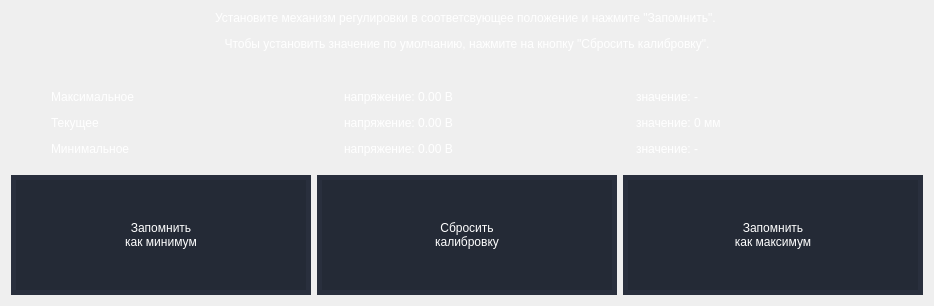
      <widget class="QWidget" name="tab_3">
       <attribute name="title">
        <string>зазор подбарабанья</string>
       </attribute>
       <layout class="QVBoxLayout" name="verticalLayout_3">
        <item>
         <widget class="QLabel" name="label_24">
          <property name="maximumSize">
           <size>
            <width>1024</width>
            <height>16777215</height>
           </size>
          </property>
          <property name="styleSheet">
           <string notr="true">	color: rgb(255, 255, 255);
	font: 18pt &quot;Nunito-Regular&quot;;
background-color: rgba(255, 255, 255, 0);</string>
          </property>
          <property name="text">
           <string>&lt;html&gt;&lt;head/&gt;&lt;body&gt;&lt;p align=&quot;center&quot;&gt;Установите механизм регулировки в соответсвующее положение и нажмите &amp;quot;Запомнить&amp;quot;. &lt;/p&gt;&lt;p align=&quot;center&quot;&gt;Чтобы установить значение по умолчанию, нажмите на кнопку &amp;quot;Сбросить калибровку&amp;quot;.&lt;/p&gt;&lt;/body&gt;&lt;/html&gt;</string>
          </property>
         </widget>
        </item>
        <item>
         <spacer name="verticalSpacer_7">
          <property name="orientation">
           <enum>Qt::Vertical</enum>
          </property>
          <property name="sizeType">
           <enum>QSizePolicy::Fixed</enum>
          </property>
          <property name="sizeHint" stdset="0">
           <size>
            <width>20</width>
            <height>30</height>
           </size>
          </property>
         </spacer>
        </item>
        <item>
         <layout class="QHBoxLayout" name="horizontalLayout_12">
          <item>
           <spacer name="horizontalSpacer_7">
            <property name="orientation">
             <enum>Qt::Horizontal</enum>
            </property>
            <property name="sizeType">
             <enum>QSizePolicy::Fixed</enum>
            </property>
            <property name="sizeHint" stdset="0">
             <size>
              <width>40</width>
              <height>20</height>
             </size>
            </property>
           </spacer>
          </item>
          <item>
           <widget class="QLabel" name="label_25">
            <property name="styleSheet">
             <string notr="true">	color: rgb(255, 255, 255);
	font: 22pt &quot;Nunito-Regular&quot;;
	background-color: rgba(255, 255, 255, 0);</string>
            </property>
            <property name="text">
             <string>Максимальное</string>
            </property>
           </widget>
          </item>
          <item>
           <widget class="QLabel" name="label_26">
            <property name="styleSheet">
             <string notr="true">	color: rgb(255, 255, 255);
	font: 22pt &quot;Nunito-Regular&quot;;
	background-color: rgba(255, 255, 255, 0);</string>
            </property>
            <property name="text">
             <string>напряжение: 0.00 В</string>
            </property>
           </widget>
          </item>
          <item>
           <widget class="QLabel" name="label_27">
            <property name="styleSheet">
             <string notr="true">	color: rgb(255, 255, 255);
	font: 22pt &quot;Nunito-Regular&quot;;
	background-color: rgba(255, 255, 255, 0);</string>
            </property>
            <property name="text">
             <string>значение: -</string>
            </property>
           </widget>
          </item>
         </layout>
        </item>
        <item>
         <layout class="QHBoxLayout" name="horizontalLayout_13">
          <item>
           <spacer name="horizontalSpacer_8">
            <property name="orientation">
             <enum>Qt::Horizontal</enum>
            </property>
            <property name="sizeType">
             <enum>QSizePolicy::Fixed</enum>
            </property>
            <property name="sizeHint" stdset="0">
             <size>
              <width>40</width>
              <height>20</height>
             </size>
            </property>
           </spacer>
          </item>
          <item>
           <widget class="QLabel" name="label_28">
            <property name="maximumSize">
             <size>
              <width>16777215</width>
              <height>50</height>
             </size>
            </property>
            <property name="styleSheet">
             <string notr="true">	color: rgb(255, 255, 255);
	font: 22pt &quot;Nunito-Regular&quot;;
	background-color: rgba(255, 255, 255, 0);</string>
            </property>
            <property name="text">
             <string>Текущее</string>
            </property>
           </widget>
          </item>
          <item>
           <widget class="QLabel" name="label_29">
            <property name="styleSheet">
             <string notr="true">	color: rgb(255, 255, 255);
	font: 22pt &quot;Nunito-Regular&quot;;
	background-color: rgba(255, 255, 255, 0);</string>
            </property>
            <property name="text">
             <string>напряжение: 0.00 В</string>
            </property>
           </widget>
          </item>
          <item>
           <widget class="QLabel" name="label_30">
            <property name="styleSheet">
             <string notr="true">	color: rgb(255, 255, 255);
	font: 22pt &quot;Nunito-Regular&quot;;
	background-color: rgba(255, 255, 255, 0);</string>
            </property>
            <property name="text">
             <string>значение: 0 мм</string>
            </property>
           </widget>
          </item>
         </layout>
        </item>
        <item>
         <layout class="QHBoxLayout" name="horizontalLayout_14">
          <item>
           <spacer name="horizontalSpacer_9">
            <property name="orientation">
             <enum>Qt::Horizontal</enum>
            </property>
            <property name="sizeType">
             <enum>QSizePolicy::Fixed</enum>
            </property>
            <property name="sizeHint" stdset="0">
             <size>
              <width>40</width>
              <height>20</height>
             </size>
            </property>
           </spacer>
          </item>
          <item>
           <widget class="QLabel" name="label_31">
            <property name="styleSheet">
             <string notr="true">	color: rgb(255, 255, 255);
	font: 22pt &quot;Nunito-Regular&quot;;
	background-color: rgba(255, 255, 255, 0);</string>
            </property>
            <property name="text">
             <string>Минимальное</string>
            </property>
           </widget>
          </item>
          <item>
           <widget class="QLabel" name="label_32">
            <property name="styleSheet">
             <string notr="true">	color: rgb(255, 255, 255);
	font: 22pt &quot;Nunito-Regular&quot;;
	background-color: rgba(255, 255, 255, 0);</string>
            </property>
            <property name="text">
             <string>напряжение: 0.00 В</string>
            </property>
           </widget>
          </item>
          <item>
           <widget class="QLabel" name="label_33">
            <property name="styleSheet">
             <string notr="true">	color: rgb(255, 255, 255);
	font: 22pt &quot;Nunito-Regular&quot;;
	background-color: rgba(255, 255, 255, 0);</string>
            </property>
            <property name="text">
             <string>значение: -</string>
            </property>
           </widget>
          </item>
         </layout>
        </item>
        <item>
         <spacer name="verticalSpacer_8">
          <property name="orientation">
           <enum>Qt::Vertical</enum>
          </property>
          <property name="sizeType">
           <enum>QSizePolicy::Fixed</enum>
          </property>
          <property name="sizeHint" stdset="0">
           <size>
            <width>20</width>
            <height>10</height>
           </size>
          </property>
         </spacer>
        </item>
        <item>
         <layout class="QHBoxLayout" name="horizontalLayout_11">
          <item>
           <widget class="QPushButton" name="Button_Combain_11">
            <property name="minimumSize">
             <size>
              <width>300</width>
              <height>120</height>
             </size>
            </property>
            <property name="maximumSize">
             <size>
              <width>350</width>
              <height>16777215</height>
             </size>
            </property>
            <property name="styleSheet">
             <string notr="true">QPushButton{
	background-color: rgb(36, 42, 54);
	border-style: solid;
	border-color: rgb(41, 47, 61);
	border-width: 5px;
	color: rgb(255, 255, 255);
	font: 24pt &quot;Nunito-Regular&quot;;
}
QPushButton:pressed {                 
	background-color: rgb(220, 220, 220);
    border: 3px solid #ffffff;
}</string>
            </property>
            <property name="text">
             <string>Запомнить
как минимум</string>
            </property>
           </widget>
          </item>
          <item>
           <widget class="QPushButton" name="Button_Combain_12">
            <property name="minimumSize">
             <size>
              <width>300</width>
              <height>120</height>
             </size>
            </property>
            <property name="maximumSize">
             <size>
              <width>350</width>
              <height>16777215</height>
             </size>
            </property>
            <property name="styleSheet">
             <string notr="true">QPushButton{
	background-color: rgb(36, 42, 54);
	border-style: solid;
	border-color: rgb(41, 47, 61);
	border-width: 5px;
	color: rgb(255, 255, 255);
	font: 24pt &quot;Nunito-Regular&quot;;
}
QPushButton:pressed {                 
	background-color: rgb(220, 220, 220);
    border: 3px solid #ffffff;
}</string>
            </property>
            <property name="text">
             <string>Сбросить
калибровку</string>
            </property>
           </widget>
          </item>
          <item>
           <widget class="QPushButton" name="Button_Combain_10">
            <property name="minimumSize">
             <size>
              <width>300</width>
              <height>120</height>
             </size>
            </property>
            <property name="maximumSize">
             <size>
              <width>350</width>
              <height>16777215</height>
             </size>
            </property>
            <property name="styleSheet">
             <string notr="true">QPushButton{
	background-color: rgb(36, 42, 54);
	border-style: solid;
	border-color: rgb(41, 47, 61);
	border-width: 5px;
	color: rgb(255, 255, 255);
	font: 24pt &quot;Nunito-Regular&quot;;
}
QPushButton:pressed {                 
	background-color: rgb(220, 220, 220);
    border: 3px solid #ffffff;
}</string>
            </property>
            <property name="text">
             <string>Запомнить
как максимум</string>
            </property>
           </widget>
          </item>
         </layout>
        </item>
       </layout>
      </widget>
